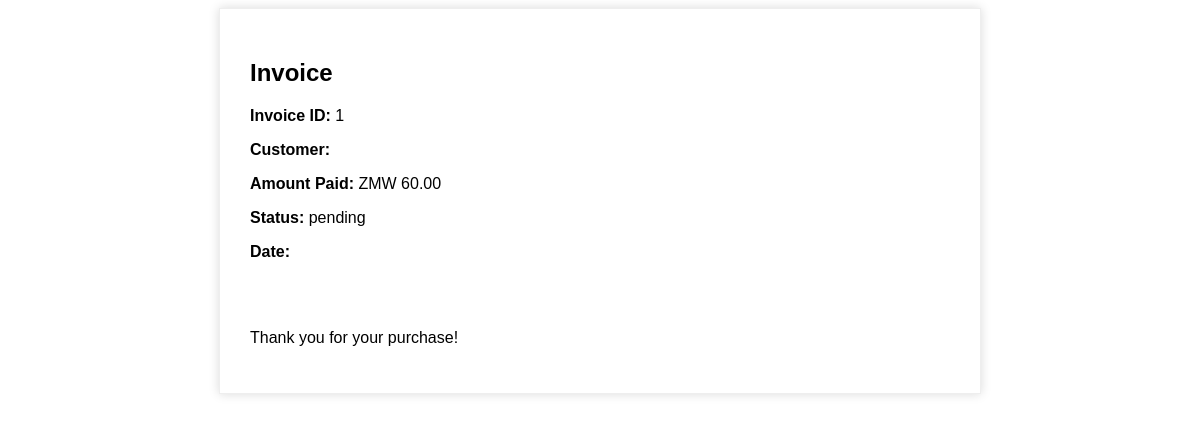
The app's page /payments/invoice/1/ with its own data.
### payments/models.py (models this page shows, shortened)
class Payment(models.Model):
    PAYMENT_METHODS = [
        ('mtn', 'MTN Mobile Money'),
        ('airtel', 'Airtel Money'),
    ]
    order = models.OneToOneField(
        Order,
        on_delete=models.CASCADE,
        related_name='payment_detail',
        null=True,
        blank=True,
        verbose_name="Order"
    )
    payment_method = models.CharField(
        max_length=10,
        choices=PAYMENT_METHODS,
        verbose_name="Payment Method"
    )
    amount = models.DecimalField(
        max_digits=10,
        decimal_places=2,
        verbose_name="Amount Paid"
    )
    transaction_id = models.CharField(
        max_length=100,
        unique=True,
        verbose_name="Transaction ID"
    )
    payment_date = models.DateTimeField(
        auto_now_add=True,
        verbose_name="Date Paid"
    )
    is_verified = models.BooleanField(
        default=False,
        verbose_name="Verified"
    )
    network = models.CharField(
        max_length=20,
        null=True,
        blank=True,
        verbose_name="Mobile Network"
    )
    phone = models.CharField(
        max_length=20,
        null=True,
        blank=True,
        verbose_name="Phone Number"
    )
    status = models.CharField(
        max_length=20,
        null=True,
        blank=True,
        verbose_name="Payment Status"
    )
    class Meta:
        verbose_name = "Payment"
        verbose_name_plural = "Payments"
        ordering = ['-payment_date']

### payments/views.py (the view)
# urls.py: path('invoice/<int:order_id>/', views.generate_invoice, name='generate_invoice'),
def generate_invoice(request, order_id):
    payment = get_object_or_404(Payment, id=order_id)
    context = {
        'payment': payment,
    }
    return render(request, 'payments/generate_invoice.html', context)

### payments/templates/payments/generate_invoice.html (shortened to what this page needs)
<!DOCTYPE html>
<html lang="en">
<head>
</head>
<body>
    <div class="invoice-box">
        <h2>Invoice</h2>
        <p><strong>Invoice ID:</strong> {{ payment.id }}</p>
        <p><strong>Customer:</strong> {{ payment.user.username }}</p>
        <p><strong>Amount Paid:</strong> ZMW {{ payment.amount }}</p>
        <p><strong>Status:</strong> {{ payment.status }}</p>
        <p><strong>Date:</strong> {{ payment.date }}</p>
        <br><br>
        <p>Thank you for your purchase!</p>
    </div>
</body>
</html>

### payments/templates/payments/generate_invoice.html (style rules this page uses)
body { font-family: Arial, sans-serif; }
.invoice-box { max-width: 700px; margin: auto; padding: 30px; border: 1px solid #eee; box-shadow: 0 0 10px rgba(0, 0, 0, 0.15); font-size: 16px; }

### records on screen
Payment: id "1", amount "60.00", status "pending"
